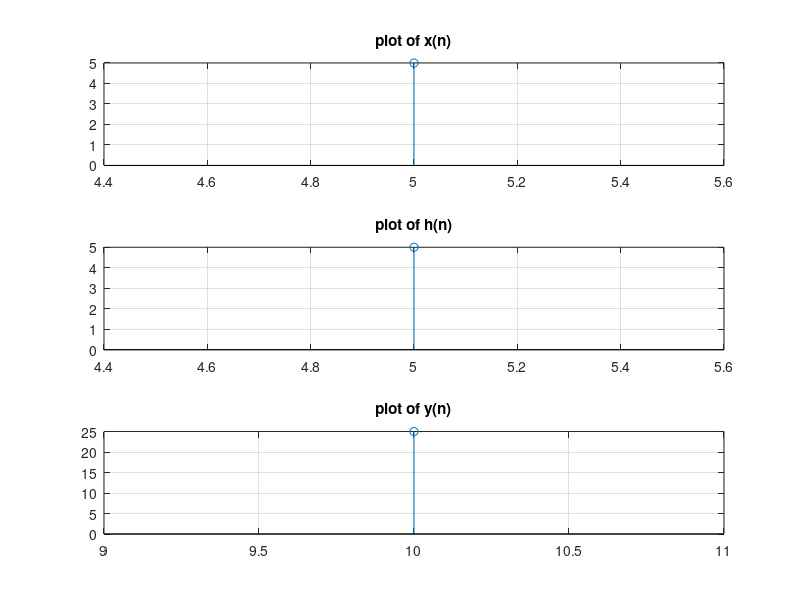

The MATLAB script that drew this image:
clc;
clear all;
close all;
xn = input('Enter the range of x(n)');
hn = input('Enter the range of h(n)');
x = input ('Enter the value of x(n)');
h = input ('Enter the value of h(n)');
l = length(x);
m = length(h);
yn = min(xn)+ min(hn):max(xn)+ max(hn);
k= length(yn);
y = zeros (1,k);
for i = 1:k;
for j = 1:l;
p =i-j+1;
if ((p>0) && (p<m+1));
  y(1,i) = y(1,i)+ x(1,j)*h(1,p);
end
end
end
display('output of the linear convolution');
y
subplot( 3,1,1);
stem(xn,x);
grid on;
title('plot of x(n)');
subplot(3,1,2);
stem(hn,h);
grid on;
title('plot of h(n)');
subplot(3,1,3);
stem (yn,y);
grid on;
title('plot of y(n)');
